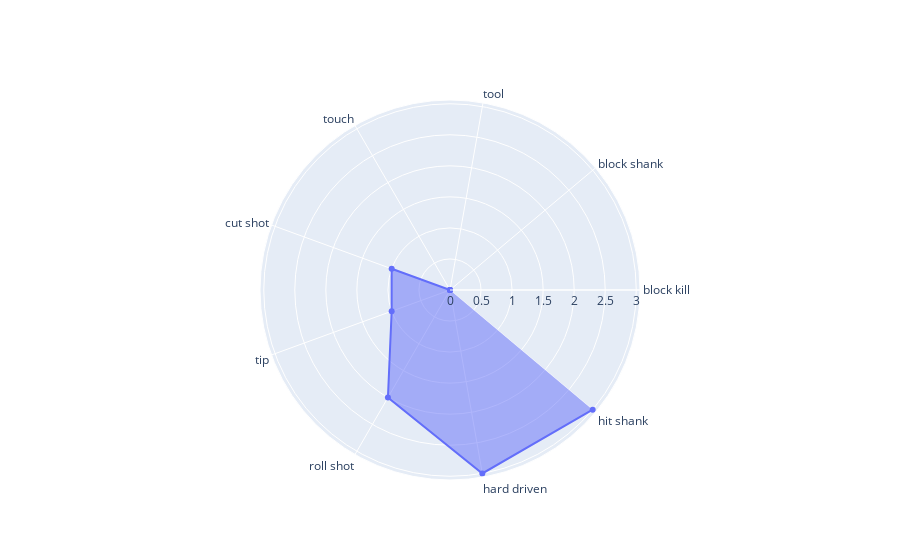

Notebook code for this chart:
### Code cell
#create radar graph
fig = go.Figure(data = go.Scatterpolar(
    r=kill_type_counts,
    theta=kill_types,
    fill = 'toself'
    ))
fig.update_layout(
    polar = dict(
        radialaxis = dict(
            visible = True
        ),
    ),
    showlegend = False
)

fig.show()

### Figure 1 — Plotly figure (JSON) as saved in the notebook; plotly's stock layout.template omitted (floating-point values rounded to 4 significant figures)
{"data": [{"fill": "toself", "r": [0, 0, 0, 0, 1, 1, 2, 3, 3], "theta": ["block kill", "block shank", "tool", "touch", "cut shot", "tip", "roll shot", "hard driven", "hit shank"], "type": "scatterpolar"}], "layout": {"polar": {"radialaxis": {"visible": true}}, "showlegend": false}}
